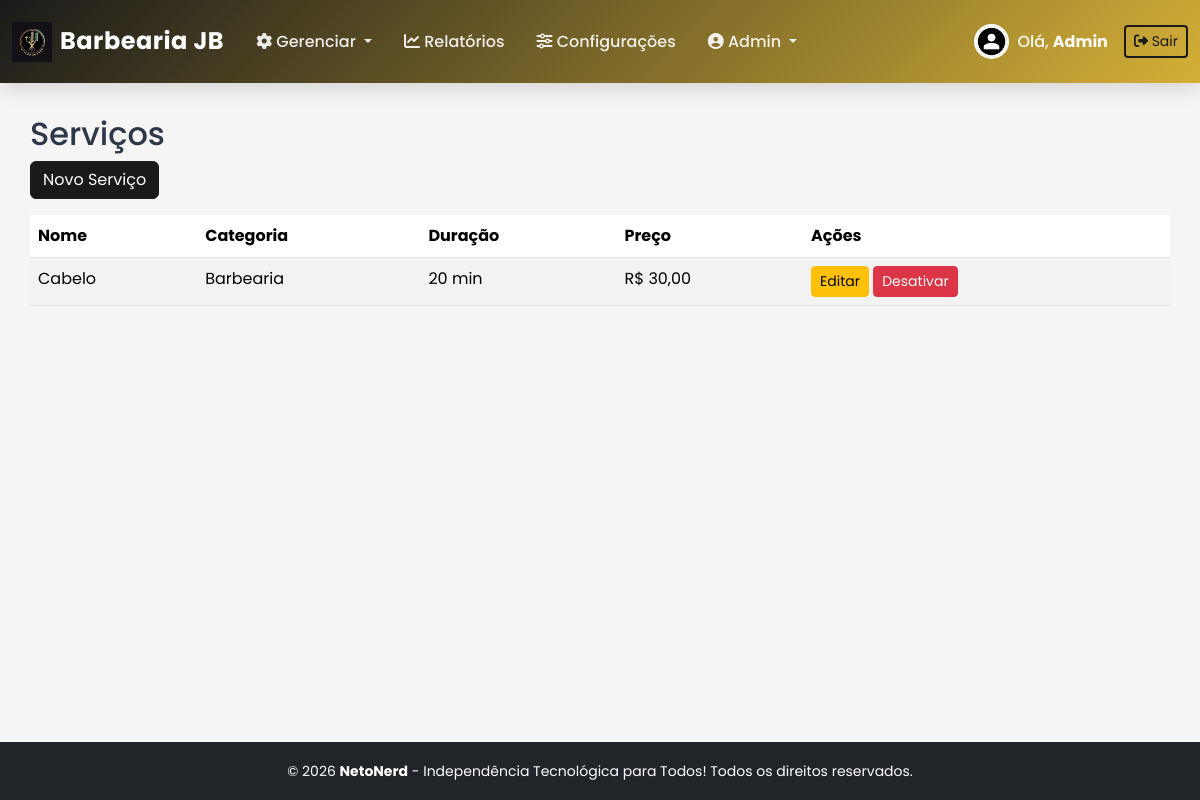
/admin/manage_services.php (signed in), run on the app's committed database.
### tables this page shows
CREATE TABLE `configuracoes` (
  `id` int(11) NOT NULL,
  `horario_abertura` time DEFAULT NULL,
  `horario_fechamento` time DEFAULT NULL,
  `intervalo_slot` int(11) DEFAULT 15,
  `prazo_cancelamento_horas` int(11) DEFAULT 24,
  `agendamento_ativo` tinyint(1) DEFAULT 1,
  `tipo_empresa` enum('barbearia','salao','manicure','estetica') DEFAULT 'barbearia',
  `cor_primaria` varchar(7) DEFAULT '#1a1a1a',
  `cor_secundaria` varchar(7) DEFAULT '#d4af37',
  `logo` varchar(255) DEFAULT NULL,
  `cor_fundo` varchar(7) DEFAULT '#f5f5f5',
  `periodo_pagamento` enum('semanal','quinzenal','mensal') DEFAULT 'semanal',
  `dia_fechamento` int(11) DEFAULT 1 COMMENT 'Dia da semana (1-7) para semanal, dia do mês (1-31) para quinzenal/mensal',
  `controle_horario` tinyint(1) DEFAULT 1 COMMENT 'Bloquear registros fora do horário de funcionamento',
  `aprovar_gorjetas` tinyint(1) DEFAULT 1 COMMENT 'Requer aprovação do admin para gorjetas'
);

CREATE TABLE `servicos` (
  `id` int(11) NOT NULL,
  `nome` varchar(100) NOT NULL,
  `descricao` text DEFAULT NULL,
  `duracao_min` int(11) NOT NULL,
  `preco` decimal(8,2) NOT NULL,
  `categoria` enum('barbearia','cabelo','unhas','estetica') NOT NULL,
  `ativo` tinyint(1) DEFAULT 1
);

### includes/auth.php (called while the page is built, shortened)
<?php
function esta_logado() {
    return isset($_SESSION['usuario_id']);
}
?>

### includes/utils.php (called while the page is built, shortened)
<?php
function formatar_moeda($valor) {
    return 'R$ ' . number_format($valor, 2, ',', '.');
}
?>

### admin/manage_services.php (the view, shortened to what this page needs)
<?php
require_once '../includes/auth.php';
require_once '../includes/db_connect.php';
require_once '../includes/utils.php';
$servicos = $pdo->query("SELECT * FROM servicos ORDER BY categoria, nome")->fetchAll();
include '../includes/header.php';
?>
<h2>Serviços</h2>
<a href="manage_services_form.php" class="btn btn-primary mb-3">Novo Serviço</a>
<table class="table table-striped">
    <thead>
        <tr>
            <th>Nome</th>
            <th>Categoria</th>
            <th>Duração</th>
            <th>Preço</th>
            <th>Ações</th>
        </tr>
    </thead>
    <tbody>
        <?php foreach ($servicos as $s): if (!$s['ativo']) continue; ?>
        <tr>
            <td><?php echo htmlspecialchars($s['nome']); ?></td>
            <td><?php echo ucfirst($s['categoria']); ?></td>
            <td><?php echo $s['duracao_min']; ?> min</td>
            <td><?php echo formatar_moeda($s['preco']); ?></td>
            <td>
                <a href="manage_services_form.php?id=<?php echo $s['id']; ?>" class="btn btn-sm btn-warning">Editar</a>
                <a href="?delete=<?php echo $s['id']; ?>" class="btn btn-sm btn-danger" onclick="return confirm('Desativar?')">Desativar</a>
            </td>
        </tr>
        <?php endforeach; ?>
    </tbody>
</table>
<?php include '../includes/footer.php'; ?>

### includes/header.php (shortened to what this page needs)
<?php require_once 'auth.php'; require_once 'theme.php'; ?>
<!DOCTYPE html>
<html lang="pt-BR">
<head>
    <link href="https://cdn.jsdelivr.net/npm/bootstrap@5.3.3/dist/css/bootstrap.min.css" rel="stylesheet">
    <link href="https://cdnjs.cloudflare.com/ajax/libs/font-awesome/6.5.0/css/all.min.css" rel="stylesheet">
    <link href="../assets/css/custom.css" rel="stylesheet">
    <link href="../assets/css/components.css" rel="stylesheet">
    <link href="../assets/css/animations.css" rel="stylesheet">
</head>
<body>
<?php if (esta_logado()): ?>
<nav class="navbar navbar-expand-lg navbar-dark navbar-custom">
    <div class="container-fluid">
        <a class="navbar-brand d-flex align-items-center gap-2" href="dashboard.php">
            <?php
            $config_logo = $pdo->query("SELECT logo FROM configuracoes WHERE id = 1")->fetch();
            if (!empty($config_logo['logo'])):
            ?>
                <img src="../assets/img/<?php echo $config_logo['logo']; ?>" alt="Logo" height="40" class="animate-fade-in">
            <?php else: ?>
                <i class="fas fa-cut"></i>
            <?php endif; ?>
            <span>Barbearia JB</span>
        </a>
        <div class="collapse navbar-collapse" id="navbarNav">
            <ul class="navbar-nav me-auto">
                <?php if ($_SESSION['tipo'] === 'cliente'): ?>
                    <li class="nav-item">
                        <a class="nav-link <?php echo basename($_SERVER['PHP_SELF']) === 'dashboard.php' ? 'active' : ''; ?>" href="dashboard.php">
                            <i class="fas fa-home"></i> Feed
                        </a>
                    </li>
                    <li class="nav-item">
                        <a class="nav-link <?php echo basename($_SERVER['PHP_SELF']) === 'agendar.php' ? 'active' : ''; ?>" href="agendar.php">
                            <i class="fas fa-calendar-plus"></i> Agendar
                        </a>
                    </li>
                    <li class="nav-item">
                        <a class="nav-link <?php echo basename($_SERVER['PHP_SELF']) === 'view_agendamentos.php' ? 'active' : ''; ?>" href="view_agendamentos.php">
                            <i class="fas fa-list"></i> Meus Agendamentos
                        </a>
                    </li>
                <?php elseif ($_SESSION['tipo'] === 'admin'): ?>
                    <li class="nav-item dropdown">
                        <a class="nav-link dropdown-toggle" href="#" role="button" data-bs-toggle="dropdown">
                            <i class="fas fa-cog"></i> Gerenciar
                        </a>
                    </li>
                    <li class="nav-item">
                        <a class="nav-link" href="view_reports.php">
                            <i class="fas fa-chart-line"></i> Relatórios
                        </a>
                    </li>
                    <li class="nav-item">
                        <a class="nav-link" href="configuracoes.php">
                            <i class="fas fa-sliders-h"></i> Configurações
                        </a>
                    </li>
                    <li class="nav-item dropdown">
    <a class="nav-link dropdown-toggle" href="#" data-bs-toggle="dropdown">
        <i class="fas fa-user-circle"></i> Admin
    </a>
                </li>
                <?php endif; ?>
            </ul>
            <div class="navbar-text me-3 d-flex align-items-center gap-2">
                <img src="../assets/img/avatars/<?php echo $_SESSION['avatar'] ?? 'default.png'; ?>"
                     alt="Avatar"
                     class="avatar-nav">
                <span class="d-none d-md-inline">
                    Olá, <strong><?php echo explode(' ', $_SESSION['nome'])[0]; ?></strong>
                </span>
            </div>
            <a href="../logout.php" class="btn btn-salao-outline btn-sm">
                <i class="fas fa-sign-out-alt"></i>
                <span class="d-none d-md-inline">Sair</span>
            </a>
        </div>
    </div>
</nav>
<?php endif; ?>
<div class="container container-main animate-fade-in">

### assets/css/custom.css (style rules this page uses)
body { font-family: 'Segoe UI', sans-serif; }
.navbar { box-shadow: 0 2px 10px rgba(0,0,0,.1); }
.btn-primary { transition: all .3s; }
:root { --cor-primaria: #1a1a1a; --cor-secundaria: #d4af37; --cor-fundo: #f5f5f5; }
.navbar { background: linear-gradient(135deg, var(--cor-primaria), var(--cor-secundaria)) !important; }

### assets/css/components.css (style rules this page uses)
:root { --salao-espacamento: 1.5rem; --salao-radius: 16px; --salao-shadow-sm: 0 2px 8px rgba(0, 0, 0, 0.08); --salao-shadow-md: 0 4px 16px rgba(0, 0, 0, 0.12); --salao-shadow-lg: 0 8px 32px rgba(0, 0, 0, 0.16); --salao-transition: all 0.3s cubic-bezier(0.4, 0, 0.2, 1); }
* { margin: 0; padding: 0; box-sizing: border-box; }
body { font-family: 'Poppins', 'Segoe UI', sans-serif; line-height: 1.6; color: #2d3748; background-color: var(--cor-fundo); }
.btn-salao-outline { background: transparent; border: 2px solid var(--cor-primaria); color: var(--cor-primaria); box-shadow: none; }

### includes/header.php (style rules this page uses)
body { min-height: 100vh; display: flex; flex-direction: column; background: var(--cor-fundo); }
.navbar-custom { background: linear-gradient(135deg, var(--cor-primaria), var(--cor-secundaria)) !important; box-shadow: 0 4px 20px rgba(0, 0, 0, 0.15); padding: 1rem 0; position: sticky; top: 0; z-index: 1030; backdrop-filter: blur(10px); }
.navbar-brand { font-weight: 700; font-size: 1.5rem; letter-spacing: 0.5px; transition: all 0.3s ease; }
.nav-link { color: rgba(255, 255, 255, 0.9) !important; font-weight: 500; padding: 0.5rem 1rem !important; border-radius: 8px; transition: all 0.3s ease; position: relative; }
.navbar-text { color: rgba(255, 255, 255, 0.95) !important; font-weight: 500; display: flex; align-items: center; gap: 0.5rem; }
.avatar-nav { width: 35px; height: 35px; border-radius: 50%; border: 2px solid white; object-fit: cover; transition: all 0.3s ease; }
.container-main { flex: 1; padding: 2rem 0; }

### data on the page
configuracoes: logo (picture)
servicos: nome "Cabelo", categoria "Barbearia", duracao_min "20", preco "R$ 30,00"

### other printed values
explode(' ', $_SESSION['nome'])[0] "Admin"
